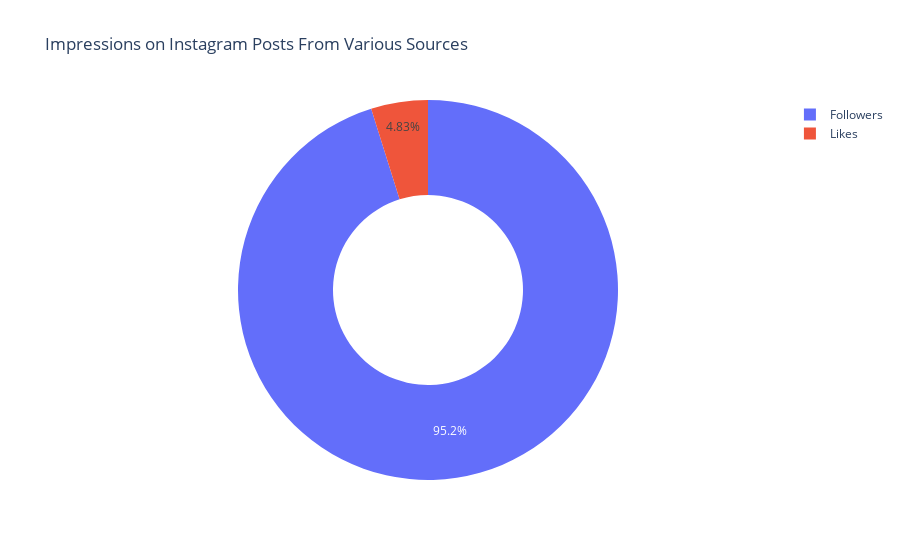

The cell this chart's notebook holds for it:
### Code cell
## Relation between Likes and Followers

followers = df["Followers"].sum()
likes = df["Likes"].sum()

labels = ['Followers', 'Likes']
values = [followers, likes]

fig = px.pie(df, values=values, names=labels, 
             title='Impressions on Instagram Posts From Various Sources', hole=0.5)
fig.show()

### Figure 1 — Plotly figure (JSON) as saved in the notebook; plotly's stock layout.template omitted (floating-point values rounded to 4 significant figures)
{"data": [{"domain": {"x": [0, 1], "y": [0, 1]}, "hole": 0.5, "hovertemplate": "label=%{label}<br>value=%{value}<extra></extra>", "labels": ["Followers", "Likes"], "legendgroup": "", "name": "", "showlegend": true, "type": "pie", "values": [88607, 4501]}], "layout": {"legend": {"tracegroupgap": 0}, "title": {"text": "Impressions on Instagram Posts From Various Sources"}}}
